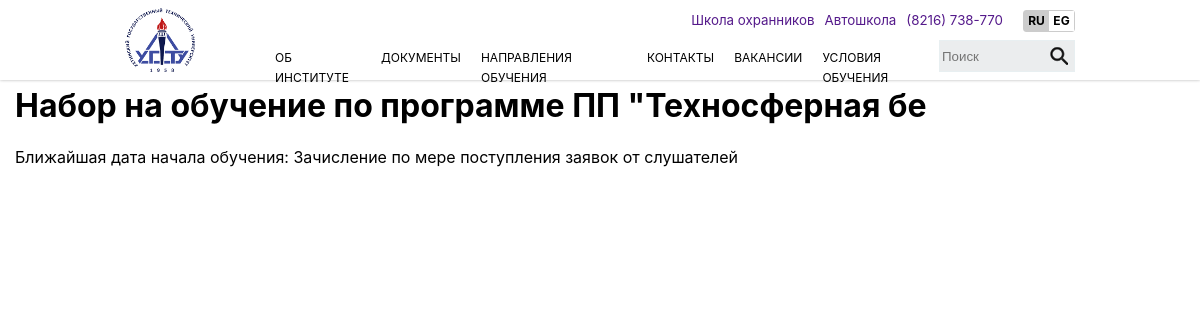
/course/2, run on the app's committed database.
### main/models.py (models this page shows, shortened)
class Сourses(models.Model):
    title = models.CharField('Название', max_length=65)
    post = models.TextField('Описание')
    image = models.ImageField(null=True, blank=True, upload_to="img/course/images/",
                                      verbose_name=u'Изображение', )
    def bit(self):
        if self.image:
            return u'<img src="%s" width="70"/>' % self.image.url
        else:
            return u'(none)'
    bit.short_descriptio = u'Изображение'
    bit.allow_tags = True
    class Meta:
        verbose_name = 'Курс'
        verbose_name_plural = 'Курсы'

### main/views.py (the view)
# urls.py: path('course/<int:id>', views.course, name='course'),
def course(request,id):
    get_artc = Сourses.objects.get(id=id)
    context = {
        'get_artc': get_artc
    }
    template ='main/course.html'
    return render(request, template, context)

### main/templates/main/course.html (shortened to what this page needs)
{% extends 'main/base.html' %}
{% block content %}
{% load static %}
 <h1>{{get_artc.title}}</h1>
<p>{{get_artc.post}}</p>
{% endblock %}

### main/static/css/style.css (style rules this page uses)
html { font-family: sans-serif; }
body { margin: 0; padding: 0; font-family: -apple-system, BlinkMacSystemFont, "Segoe UI", Roboto, "Helvetica Neue", Arial, "Noto Sans", sans-serif, "Apple Color Emoji", "Segoe UI Emoji", "Segoe UI Symbol", "Noto Color Emoji"; }

### data on the page
Сourses: title "Набор на обучение по программе ПП \"Техносферная бе", post "Ближайшая дата начала обучения: Зачисление по мере поступления заявок от слушателей"
